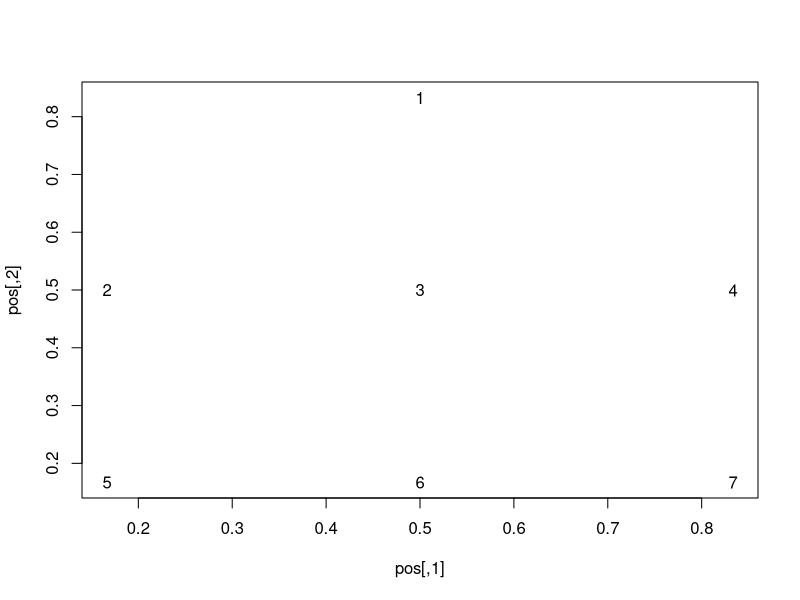
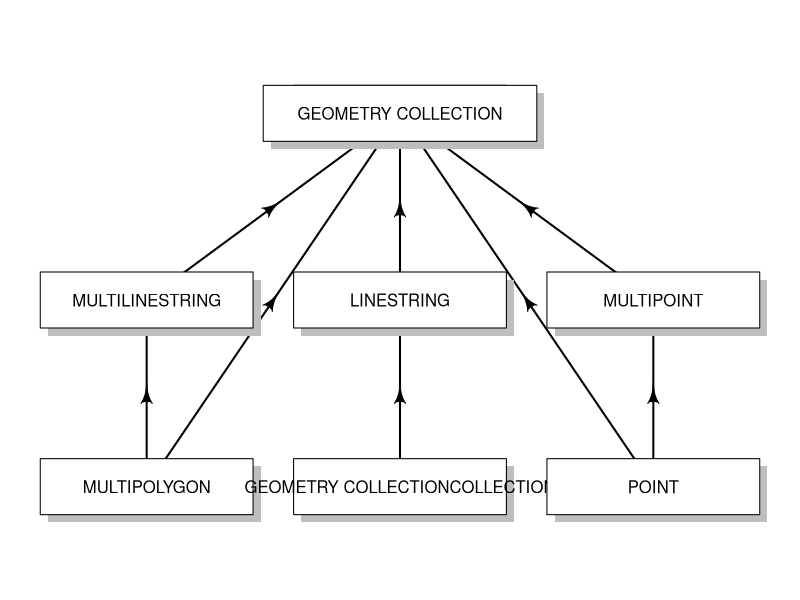

These charts were generated, in order, by the following R code:
# Aim: create diagram representing sf classes
library(sf)
library(diagram)
sf_classes = getClasses(where = asNamespace("sf"))
n = sf_classes[grepl(pattern = "sfc_", sf_classes)]
n = gsub(pattern = "sfc_", replacement = "", n)
n = gsub(pattern = "GEOMETRY", replacement = "GEOMETRY COLLECTION", n)
n = sort(n)[c(1, 4, 3, 5, 6, 2, 7)]

# see https://davetang.org/muse/2017/03/31/creating-flowchart-using-r/
png(filename = "figures/sf-classes.png", width = 600, height = 500)
# openplotmat()
pos <- coordinates(c(1, 3, 3))
plot(pos, type = 'n')
text(pos)
par(mar = rep(1, 4))
openplotmat()
straightarrow(from = pos[5, ], to = pos[2, ])
straightarrow(from = pos[5, ], to = pos[1, ])
straightarrow(from = pos[6, ], to = pos[3, ])
straightarrow(from = pos[7, ], to = pos[4, ])
straightarrow(from = pos[7, ], to = pos[1, ])
straightarrow(from = pos[2, ], to = pos[1, ])
straightarrow(from = pos[3, ], to = pos[1, ])
straightarrow(from = pos[4, ], to = pos[1, ])
for(i in seq_along(n))
  textrect(mid = pos[i,], radx = 0.14, rady = 0.05, lab = n[i])
i = 1
textrect(mid = pos[i,], radx = 0.18, rady = 0.05, lab = n[i])
dev.off()

## attempt with DiagrammR -----
# nodes = create_node_df(n = length(n), label = n, shape = "rectangle", width = 3, )
# graph_attrs <- c("layout = circo",
#                  "overlap = false",
#                  "fixedsize = true",
#                  "ranksep = 3",
#                  "outputorder = edgesfirst")
# edges = create_edge_df(from = c(1, 2, 3, 4, 5, 6),
#                        to = c(4, 5, 6, 7, 7, 7))
# g = create_graph(nodes_df = nodes, edges_df = edges)
# 
# render_graph(g, layout = "forceDirected")
# export_graph(g,file_name = "f.gexf", file_type = "gexf")
